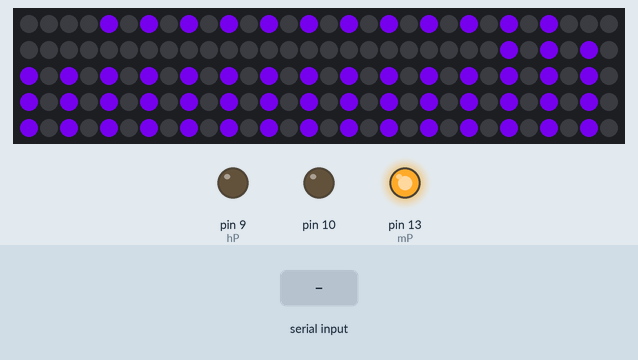
The sketch below on a simulated Arduino Uno, built with avr-gcc and run on an emulated ATmega328P. On the bench: 150 RGB LEDs in strip order, left to right, continuing on the next row, output pins drawn as LEDs (lit = HIGH). The test bench sets the inputs (shaded band).

Above: at 1.4 s.
1.5 s: "4\n" received over Serial
At 2.7 s:
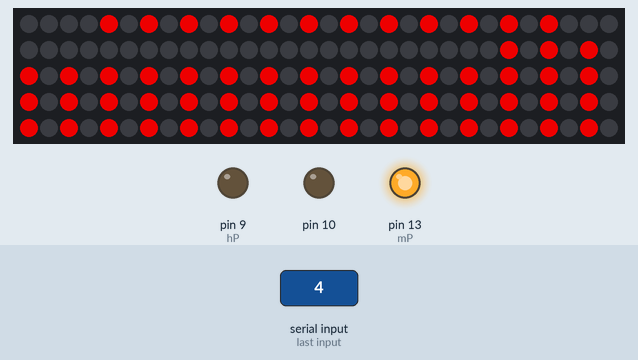
At 3.7 s:
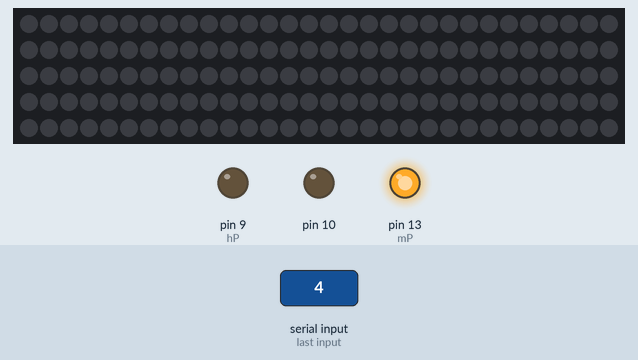
4.5 s: "3\n" received over Serial
At 9.0 s:
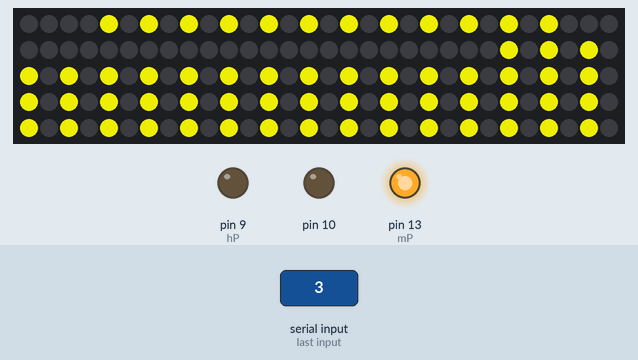
Timing chart, 0 to 10.5 s (numbered marks = the images above; inputs shaded):
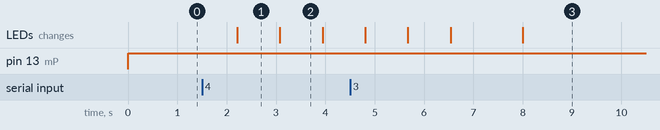

The sketch:

Output.ino
```cpp
int hP = 9;
int mP = 13;
int lP = 6;
int x = 0;


#include <Adafruit_NeoPixel.h>
#ifdef __AVR__
#include <avr/power.h>
#endif

Adafruit_NeoPixel strip = Adafruit_NeoPixel(150, lP, NEO_GRB + NEO_KHZ800);


void setup() {

  Serial.begin(9600);
  pinMode(mP,OUTPUT);
  pinMode(hP,OUTPUT);
  strip.begin();
  strip.show(); //starting white
  pinMode(10, OUTPUT);
  Serial.setTimeout(1);

}

void loop() {


  digitalWrite(mP,HIGH);


  colorWipe(strip.Color(127, 0, 255)); // green

  int in = Serial.parseInt();
  switch(in){
    case 1:
      startHeat();
      break;
    case 2:
      startMist();
      break;
    case 3:
      heartLights();
      break;
     case 4:
      irrLights();
      break;

    }


}

void startHeat(){
  digitalWrite( hP, HIGH );
  delay(10000);
  digitalWrite( hP, LOW );
  }

void startMist(){
  digitalWrite(mP,LOW);
  delay(3000);
  digitalWrite(mP,HIGH);
  digitalWrite(mP,LOW);
  digitalWrite(mP,HIGH);
  digitalWrite(mP,LOW);
  digitalWrite(mP,HIGH);
  }

void irrLights(){
  colorWipe(strip.Color(255, 0, 0)); // Red
  delay(500);
  colorWipe(strip.Color(0, 0, 0));
  delay(500);
  colorWipe(strip.Color(255, 0, 0)); // Red
  delay(500);
  colorWipe(strip.Color(0, 0, 0));
  delay(500);
  colorWipe(strip.Color(255, 0, 0)); // Red
  delay(500);
  colorWipe(strip.Color(0, 0, 0));
  }

void heartLights(){
  colorWipe(strip.Color(0, 0, 0));
  colorWipe(strip.Color(0, 255, 0)); // green
  colorWipe(strip.Color(255, 255, 0)); // yellow
  delay(500);
  colorWipe(strip.Color(0, 255, 0)); // green
  colorWipe(strip.Color(255, 255, 0)); // yellow
  delay(500);
  colorWipe(strip.Color(0, 255, 0)); // green
  colorWipe(strip.Color(255, 255, 0)); // yellow
  delay(500);
  colorWipe(strip.Color(0, 255, 0)); // green
  colorWipe(strip.Color(255, 255, 0)); // yellowss
  delay(500);
  colorWipe(strip.Color(0, 255, 0)); // green
  colorWipe(strip.Color(255, 255, 0)); // yellow
  delay(500);
  colorWipe(strip.Color(0, 255, 0)); // green
  colorWipe(strip.Color(255, 255, 0)); // yellow
  delay(500);
  colorWipe(strip.Color(0, 255, 0)); // green
  colorWipe(strip.Color(255, 255, 0)); // yellow
  delay(500);
  colorWipe(strip.Color(0, 255, 0)); // green
  colorWipe(strip.Color(255, 255, 0)); // yellow
  delay(500);
  colorWipe(strip.Color(0, 255, 0)); // green
  colorWipe(strip.Color(255, 255, 0)); // yellow
  delay(500);
  colorWipe(strip.Color(0, 255, 0)); // green
  colorWipe(strip.Color(255, 255, 0)); // yellow
  delay(500);
  colorWipe(strip.Color(0, 0, 0));


  }


void colorWipe(uint32_t c) {
  for(uint16_t i=0; i<strip.numPixels(); i+=2) {
    if(i >= 3)
    {
      if(i <=26 || i >= 53)
      {
        strip.setPixelColor(i, c);
        strip.setBrightness(200);
        strip.show();
      }
    }
  }
}
```

Measured:
- after the input at 1.5 s, the LEDs: change after 0.71 s (image 1)
- what the display in image 1 shows lasts 0.9 s, from 2.2 s to 3.1 s
